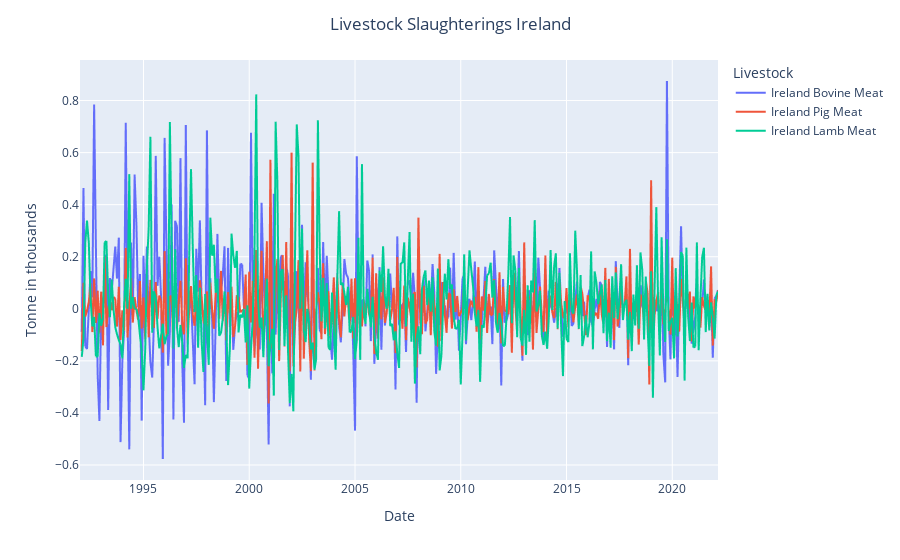

Source (notebook cell):
### Code cell
fig = px.line(irelandData[['Ireland Bovine Meat', 'Ireland Pig Meat', 
                           'Ireland Lamb Meat']].pct_change(), 
              labels={'value': 'Tonne in thousands',
                    'Month':'Date'})
fig.update_layout(title_text='Livestock Slaughterings Ireland', 
                  title_x=0.5, legend_title='Livestock')
fig.show()

### Figure 1 — Plotly figure (JSON) as saved in the notebook; plotly's stock layout.template omitted (floating-point values rounded to 4 significant figures; data arrays with more than 128 entries replaced by an {"elided": "..."} marker saying what was removed)
{"data": [{"hovertemplate": "variable=Ireland Bovine Meat<br>Date=%{x}<br>Tonne in thousands=%{y}<extra></extra>", "legendgroup": "Ireland Bovine Meat", "line": {"color": "#636efa", "dash": "solid"}, "marker": {"symbol": "circle"}, "mode": "lines", "name": "Ireland Bovine Meat", "showlegend": true, "type": "scattergl", "x": {"elided": "363 str values"}, "xaxis": "x", "y": {"elided": "363 float values"}, "yaxis": "y"}, {"hovertemplate": "variable=Ireland Pig Meat<br>Date=%{x}<br>Tonne in thousands=%{y}<extra></extra>", "legendgroup": "Ireland Pig Meat", "line": {"color": "#EF553B", "dash": "solid"}, "marker": {"symbol": "circle"}, "mode": "lines", "name": "Ireland Pig Meat", "showlegend": true, "type": "scattergl", "x": {"elided": "363 str values"}, "xaxis": "x", "y": {"elided": "363 float values"}, "yaxis": "y"}, {"hovertemplate": "variable=Ireland Lamb Meat<br>Date=%{x}<br>Tonne in thousands=%{y}<extra></extra>", "legendgroup": "Ireland Lamb Meat", "line": {"color": "#00cc96", "dash": "solid"}, "marker": {"symbol": "circle"}, "mode": "lines", "name": "Ireland Lamb Meat", "showlegend": true, "type": "scattergl", "x": {"elided": "363 str values"}, "xaxis": "x", "y": {"elided": "363 float values"}, "yaxis": "y"}], "layout": {"legend": {"title": {"text": "Livestock"}, "tracegroupgap": 0}, "margin": {"t": 60}, "title": {"text": "Livestock Slaughterings Ireland", "x": 0.5}, "xaxis": {"anchor": "y", "domain": [0, 1], "title": {"text": "Date"}}, "yaxis": {"anchor": "x", "domain": [0, 1], "title": {"text": "Tonne in thousands"}}}}
